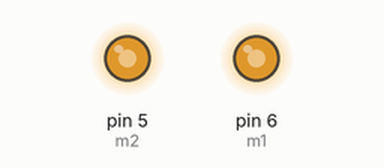
Simulated run of this sketch. Board: Arduino Uno, built with avr-gcc and run on an emulated ATmega328P. Parts: output pins drawn as LEDs (lit = HIGH).

Above: at 0.1 s.
Timing chart, 0 to 1.6 s (numbered marks = the images above):
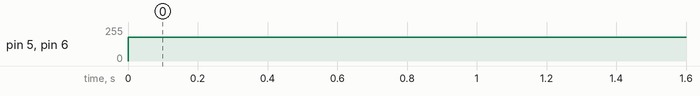

Measured:
- by itself, pin 5 (m2), pin 6 (m1): 0/255 → 180/255 at 0.00 s

The sketch:

draft.ino
```cpp
int m1 = 6, m2 = 5;
int leftForward = 7, leftBack = 4, rightForward = 8, rightBack = 9;
int m1Speed = -180;   //right
int m2Speed = 180;   //left
void setup(){

}
void loop(){
  analogWrite(m1, abs(m1Speed));
  analogWrite(m2, abs(m2Speed));
  digitalWrite(rightForward, (m1Speed >= 0 ? HIGH:LOW));
  digitalWrite(rightBack, (m1Speed < 0 ? HIGH:LOW));
  digitalWrite(leftForward, (m2Speed >= 0 ? HIGH:LOW));
  digitalWrite(leftBack, (m2Speed < 0 ? HIGH:LOW));
}
```
